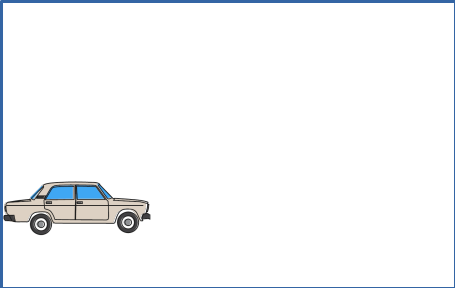
//> input picture Ejemplo-9-Ecualización-Histogramas-Resta-Imagenes-OpenCV/Imagen1.png, 455 x 288 px, given in place of the camera
$ ./Principal   (built with g++ and OpenCV 4)
//> lines starting //> are read from the running program, lines starting //| are printed output that depends on the picture

// Librerías que contienen funciones estándar de C++
#include <iostream>
#include <cstdlib>


// Librería que contiene funciones matemáticas
#include <cmath>

// Librerías de OpenCV

// Se pueden cargar todas las Librerías incluyendo
//#include <opencv2/opencv.hpp>

// Contiene las definiciones fundamentales de las matrices e imágenes
#include <opencv2/core/core.hpp>
// Procesamiento de imágenes
#include <opencv2/imgproc/imgproc.hpp>
// Códecs de imágenes
#include <opencv2/imgcodecs/imgcodecs.hpp>
// Manejo de ventanas y eventos de ratón, teclado, etc.
#include <opencv2/highgui/highgui.hpp>
// Lectura de video
#include <opencv2/video/video.hpp>
// Escritura de video
#include <opencv2/videoio/videoio.hpp>

using namespace std;
using namespace cv; // Espacio de nombres de OpenCV (Contiene funciones y definiciones de varios elementos de OpenCV)


Mat imgThreshold;
Mat catedral;

int minH = 19, minS = 30, minV = 183;
int maxH = 44, maxS = 255, maxV = 255;

void trackBarEventHSV(int v, void *p){
}


int main(int argc, char *argv[]){

    VideoCapture video(33);
    Mat elemento = getStructuringElement(MORPH_CROSS, Size(3,3), Point(-1,-1));

    if(video.isOpened()){
        Mat frame;
        Mat imgHSV;
        Mat roi; // Region of Interes, Zona de Interés

        Mat objeto;

        Mat imgApertura;
        Mat imgDilatacion;


        namedWindow("Frame", WINDOW_AUTOSIZE);
        namedWindow("HSV", WINDOW_AUTOSIZE);
        namedWindow("ROI", WINDOW_AUTOSIZE);

        namedWindow("Objeto", WINDOW_AUTOSIZE);
        namedWindow("Imagen Apertura", WINDOW_AUTOSIZE);
        namedWindow("Imagen Dilatacion", WINDOW_AUTOSIZE);

        createTrackbar("H-Min", "Frame", &minH, 180, trackBarEventHSV, NULL);
        createTrackbar("S-Min", "Frame", &minS, 255, trackBarEventHSV, NULL);
        createTrackbar("V-Min", "Frame", &minV, 255, trackBarEventHSV, NULL);

        createTrackbar("H-Max", "Frame", &maxH, 180, trackBarEventHSV, NULL);
        createTrackbar("S-Max", "Frame", &maxS, 255, trackBarEventHSV, NULL);
        createTrackbar("V-Max", "Frame", &maxV, 255, trackBarEventHSV, NULL);

        int pixel = 0;

        while(3==3){
            video >> frame;
//> frame is the input picture: 288 rows x 455 cols, CV_8UC3; mean B, G, R 249.2, 247.6, 246.3

            cvtColor(frame, imgHSV, COLOR_BGR2HSV);
//> imgHSV: 288 rows x 455 cols, CV_8UC3; mean H, S, V 4.3, 5.6, 249.7

            inRange(imgHSV, Scalar(minH, minS, minV), Scalar(maxH, maxS, maxV), roi);
//> roi: 288 rows x 455 cols, CV_8UC1; every value is 0

            //if(objeto.empty())
            {
                objeto = Mat(Size(frame.cols, frame.rows), CV_8UC3, Scalar(255,255,255));
            }

            for(int i=0;i<roi.rows;i++){
                for(int j=0;j<roi.cols;j++){
                    pixel = roi.at<uchar>(i,j);
                    if(pixel>0){
                        objeto.at<Vec3b>(i,j) = frame.at<Vec3b>(i,j);
                    }
                }
            }
//> objeto: 288 rows x 455 cols, CV_8UC3; every value is 255
//> after the loop, pixel = 0

            morphologyEx(roi, imgApertura, MORPH_OPEN,elemento);
            morphologyEx(roi, imgDilatacion, MORPH_DILATE,elemento);

            imshow("Frame", frame);
            imshow("HSV", imgHSV);
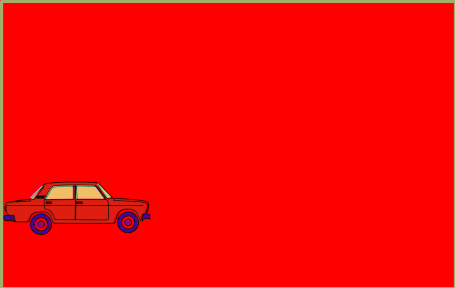
//> window 'HSV': 288 rows x 455 cols, CV_8UC3; mean B, G, R 4.3, 5.6, 249.7
            imshow("ROI", roi);
            imshow("Objeto", objeto);
            imshow("Imagen Apertura", imgApertura);
            imshow("Imagen Dilatacion", imgDilatacion);

            if(waitKey(23)==27)
                break;
        }

        destroyAllWindows();
    }


    /*
    Nombres de las Constantes para Operaciones Morfológicas:
    erosión: MORPH_ERODE
    dilatación: MORPH_DILATE
    apertura: MORPH_OPEN
    cierre: MORPH_CLOSE
    black hat: MORPH_BLACKHAT
    top hat: MORPH_TOPHAT

    gradiente: MORPH_GRADIENT

    */

    Mat chest = imread("chest.jpg");
    resize(chest,chest,Size(),0.5,0.5);

    namedWindow("Chest", WINDOW_AUTOSIZE);
    namedWindow("ChestEro", WINDOW_AUTOSIZE);
    namedWindow("ChestDil", WINDOW_AUTOSIZE);
    namedWindow("ChestResta", WINDOW_AUTOSIZE);


    Mat chestEro;
    Mat chestDil;
    Mat chestResta;

    morphologyEx(chest,chestEro,MORPH_ERODE,elemento);
    morphologyEx(chest,chestDil,MORPH_DILATE,elemento);

    absdiff(chestEro, chestDil, chestResta);

    imshow("Chest", chest);
    imshow("ChestEro", chestEro);
    imshow("ChestDil", chestDil);
    imshow("ChestResta", chestResta);


    waitKey(0);

    return 0;
}

// findContours
// Convex Hull
